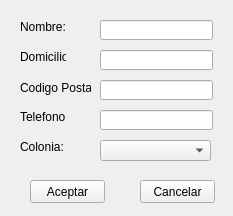
<?xml version="1.0" encoding="UTF-8"?>
<ui version="4.0">
 <class>Form</class>
 <widget class="QWidget" name="Form">
  <property name="geometry">
   <rect>
    <x>0</x>
    <y>0</y>
    <width>233</width>
    <height>216</height>
   </rect>
  </property>
  <property name="windowTitle">
   <string>Form</string>
  </property>
  <widget class="QLabel" name="nombreLbl">
   <property name="geometry">
    <rect>
     <x>20</x>
     <y>20</y>
     <width>46</width>
     <height>13</height>
    </rect>
   </property>
   <property name="text">
    <string>Nombre:</string>
   </property>
  </widget>
  <widget class="QLabel" name="domicilioLbl">
   <property name="geometry">
    <rect>
     <x>20</x>
     <y>50</y>
     <width>46</width>
     <height>13</height>
    </rect>
   </property>
   <property name="text">
    <string>Domicilio:</string>
   </property>
  </widget>
  <widget class="QLabel" name="codigoPostalLbl">
   <property name="geometry">
    <rect>
     <x>20</x>
     <y>80</y>
     <width>71</width>
     <height>16</height>
    </rect>
   </property>
   <property name="text">
    <string>Codigo Postal:</string>
   </property>
  </widget>
  <widget class="QLabel" name="telefonoLbl">
   <property name="geometry">
    <rect>
     <x>20</x>
     <y>110</y>
     <width>46</width>
     <height>13</height>
    </rect>
   </property>
   <property name="text">
    <string>Telefono:</string>
   </property>
  </widget>
  <widget class="QLabel" name="coloniaLbl">
   <property name="geometry">
    <rect>
     <x>20</x>
     <y>140</y>
     <width>46</width>
     <height>13</height>
    </rect>
   </property>
   <property name="text">
    <string>Colonia:</string>
   </property>
  </widget>
  <widget class="QLineEdit" name="codigoPostalTxt">
   <property name="geometry">
    <rect>
     <x>100</x>
     <y>80</y>
     <width>113</width>
     <height>20</height>
    </rect>
   </property>
  </widget>
  <widget class="QLineEdit" name="nombreTxt">
   <property name="geometry">
    <rect>
     <x>100</x>
     <y>20</y>
     <width>113</width>
     <height>20</height>
    </rect>
   </property>
  </widget>
  <widget class="QLineEdit" name="domicilioTxt">
   <property name="geometry">
    <rect>
     <x>100</x>
     <y>50</y>
     <width>113</width>
     <height>20</height>
    </rect>
   </property>
  </widget>
  <widget class="QLineEdit" name="telefonoTxt">
   <property name="geometry">
    <rect>
     <x>100</x>
     <y>110</y>
     <width>113</width>
     <height>20</height>
    </rect>
   </property>
  </widget>
  <widget class="QComboBox" name="ColoniaComboBox">
   <property name="geometry">
    <rect>
     <x>100</x>
     <y>140</y>
     <width>111</width>
     <height>21</height>
    </rect>
   </property>
  </widget>
  <widget class="QPushButton" name="aceptarBtn">
   <property name="geometry">
    <rect>
     <x>30</x>
     <y>180</y>
     <width>75</width>
     <height>23</height>
    </rect>
   </property>
   <property name="text">
    <string>Aceptar</string>
   </property>
  </widget>
  <widget class="QPushButton" name="cancelarBtnb">
   <property name="geometry">
    <rect>
     <x>140</x>
     <y>180</y>
     <width>75</width>
     <height>23</height>
    </rect>
   </property>
   <property name="text">
    <string>Cancelar</string>
   </property>
  </widget>
 </widget>
 <resources/>
 <connections>
  <connection>
   <sender>aceptarBtn</sender>
   <signal>clicked()</signal>
   <receiver>Form</receiver>
   <slot>agregarEscuela()</slot>
   <hints>
    <hint type="sourcelabel">
     <x>53</x>
     <y>194</y>
    </hint>
    <hint type="destinationlabel">
     <x>23</x>
     <y>193</y>
    </hint>
   </hints>
  </connection>
  <connection>
   <sender>cancelarBtnb</sender>
   <signal>clicked()</signal>
   <receiver>Form</receiver>
   <slot>cancelar()</slot>
   <hints>
    <hint type="sourcelabel">
     <x>188</x>
     <y>189</y>
    </hint>
    <hint type="destinationlabel">
     <x>217</x>
     <y>189</y>
    </hint>
   </hints>
  </connection>
 </connections>
 <slots>
  <slot>agregarEscuela()</slot>
  <slot>cancelar()</slot>
 </slots>
</ui>
